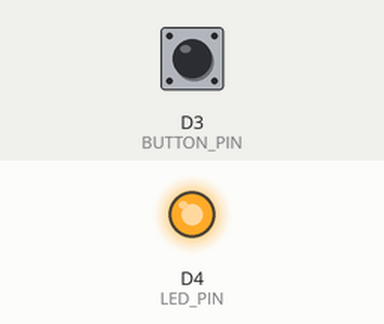
Bench run of a program on a simulated ESP8266 (NodeMCU). Shown: output pins drawn as LEDs (lit = HIGH). Inputs (shaded band) come from the test bench; at power-on: D3 (BUTTON_PIN) HIGH.

Above: at 1.2 s.
1.3 s: D3 (BUTTON_PIN) pulled LOW for 3.2 s
At 3.9 s:
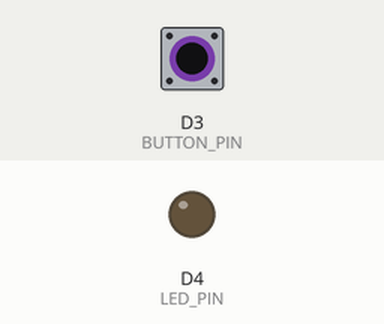
Timing chart, 0 to 5.4 s (numbered marks = the images above; inputs shaded):
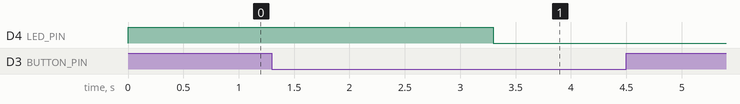

Measured:
- after the input at 1.3 s, D4 (LED_PIN): HIGH → LOW after 2.0 s

The program:

main.cpp
```cpp
/*
  Name:		PressedForDuration.ino
  Created:	9/5/2018 10:49:52 AM
  Author:	Evert Arias
  Description: Example to demostrate how to use the library to detect a pressed for a given duration on a button.
*/
#include <Arduino.h>
#include <EasyButton.h>

// Arduino pin where the button is connected to.
#define BUTTON_PIN D3
#define LED_PIN D4
// Instance of the button.
EasyButton button(BUTTON_PIN, 100);
// Callback function to be called when the button is pressed.
void onPressedForDuration()
{
  digitalWrite(LED_PIN, LOW);
}

void onSequence()
{
  digitalWrite(LED_PIN, HIGH);
}

void setup()
{
  // Initialize the button.
  button.begin();
  pinMode(LED_PIN, OUTPUT);
  digitalWrite(LED_PIN, HIGH);
  // Add the callback function to be called when the button is pressed for at least the given time.
  button.onPressedFor(2000, onPressedForDuration);
  button.onSequence(2, 1500, onSequence);
}

void loop()
{
  // Continuously read the status of the button.
  button.read();
}
```
